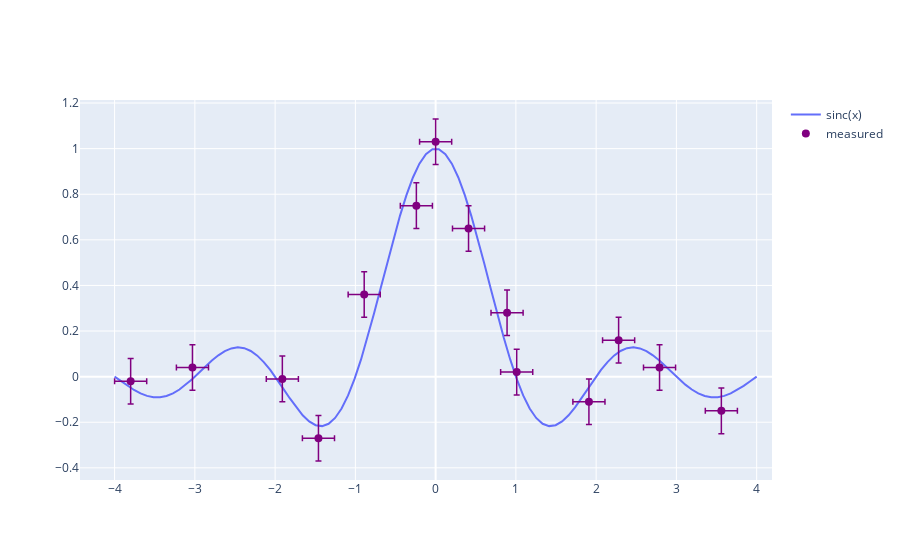

Notebook source saved alongside this figure:
### Code cell
x_theo = np.linspace(-4, 4, 100)
sincx = np.sinc(x_theo)
x = [-3.8, -3.03, -1.91, -1.46, -0.89, -0.24, -0.0, 0.41, 0.89, 1.01, 1.91, 2.28, 2.79, 3.56]
y = [-0.02, 0.04, -0.01, -0.27, 0.36, 0.75, 1.03, 0.65, 0.28, 0.02, -0.11, 0.16, 0.04, -0.15]

fig = go.Figure()
fig.add_trace(go.Scatter(
    x=x_theo, y=sincx,
    name='sinc(x)'
))
fig.add_trace(go.Scatter(
    x=x, y=y,
    mode='markers',
    name='measured',
    error_y=dict(
        type='constant',
        value=0.1,
        color='purple',
        thickness=1.5,
        width=3,
    ),
    error_x=dict(
        type='constant',
        value=0.2,
        color='purple',
        thickness=1.5,
        width=3,
    ),
    marker=dict(color='purple', size=8)
))
fig.show()
